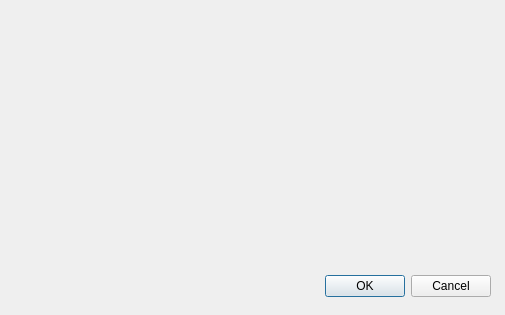
<?xml version="1.0" encoding="UTF-8"?>
<ui version="4.0">
 <class>Dialog</class>
 <widget class="QDialog" name="Dialog">
  <property name="geometry">
   <rect>
    <x>0</x>
    <y>0</y>
    <width>505</width>
    <height>315</height>
   </rect>
  </property>
  <property name="windowTitle">
   <string>Dialog</string>
  </property>
  <widget class="QDialogButtonBox" name="buttonBox">
   <property name="geometry">
    <rect>
     <x>10</x>
     <y>270</y>
     <width>481</width>
     <height>32</height>
    </rect>
   </property>
   <property name="orientation">
    <enum>Qt::Orientation::Horizontal</enum>
   </property>
   <property name="standardButtons">
    <set>QDialogButtonBox::StandardButton::Cancel|QDialogButtonBox::StandardButton::Ok</set>
   </property>
  </widget>
 </widget>
 <resources/>
 <connections>
  <connection>
   <sender>buttonBox</sender>
   <signal>accepted()</signal>
   <receiver>Dialog</receiver>
   <slot>accept()</slot>
   <hints>
    <hint type="sourcelabel">
     <x>228</x>
     <y>284</y>
    </hint>
    <hint type="destinationlabel">
     <x>157</x>
     <y>274</y>
    </hint>
   </hints>
  </connection>
  <connection>
   <sender>buttonBox</sender>
   <signal>rejected()</signal>
   <receiver>Dialog</receiver>
   <slot>reject()</slot>
   <hints>
    <hint type="sourcelabel">
     <x>296</x>
     <y>290</y>
    </hint>
    <hint type="destinationlabel">
     <x>286</x>
     <y>274</y>
    </hint>
   </hints>
  </connection>
 </connections>
</ui>
